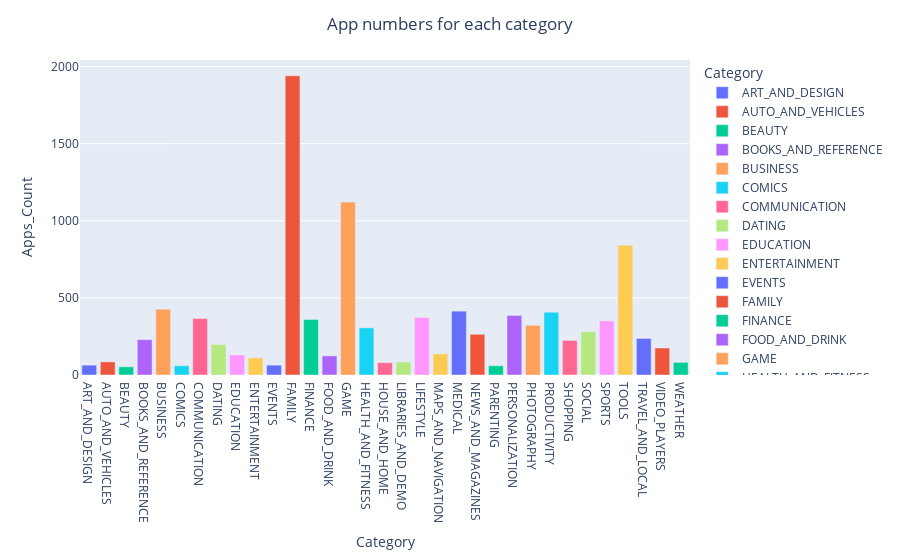

Source (notebook cell):
### Code cell
arain=px.bar(
    ali,
    x='Category',
    y='App',
    color='Category',
    labels={'App':'Apps_Count'}
)
arain.update_layout(title_text='App numbers for each category', title_x=0.5)

### Figure 1 — Plotly figure (JSON) as saved in the notebook; plotly's stock layout.template omitted (floating-point values rounded to 4 significant figures)
{"data": [{"alignmentgroup": "True", "hovertemplate": "Category=%{x}<br>Apps_Count=%{y}<extra></extra>", "legendgroup": "ART_AND_DESIGN", "marker": {"color": "#636efa", "pattern": {"shape": ""}}, "name": "ART_AND_DESIGN", "offsetgroup": "ART_AND_DESIGN", "orientation": "v", "showlegend": true, "textposition": "auto", "type": "bar", "x": ["ART_AND_DESIGN"], "xaxis": "x", "y": [64], "yaxis": "y"}, {"alignmentgroup": "True", "hovertemplate": "Category=%{x}<br>Apps_Count=%{y}<extra></extra>", "legendgroup": "AUTO_AND_VEHICLES", "marker": {"color": "#EF553B", "pattern": {"shape": ""}}, "name": "AUTO_AND_VEHICLES", "offsetgroup": "AUTO_AND_VEHICLES", "orientation": "v", "showlegend": true, "textposition": "auto", "type": "bar", "x": ["AUTO_AND_VEHICLES"], "xaxis": "x", "y": [85], "yaxis": "y"}, {"alignmentgroup": "True", "hovertemplate": "Category=%{x}<br>Apps_Count=%{y}<extra></extra>", "legendgroup": "BEAUTY", "marker": {"color": "#00cc96", "pattern": {"shape": ""}}, "name": "BEAUTY", "offsetgroup": "BEAUTY", "orientation": "v", "showlegend": true, "textposition": "auto", "type": "bar", "x": ["BEAUTY"], "xaxis": "x", "y": [53], "yaxis": "y"}, {"alignmentgroup": "True", "hovertemplate": "Category=%{x}<br>Apps_Count=%{y}<extra></extra>", "legendgroup": "BOOKS_AND_REFERENCE", "marker": {"color": "#ab63fa", "pattern": {"shape": ""}}, "name": "BOOKS_AND_REFERENCE", "offsetgroup": "BOOKS_AND_REFERENCE", "orientation": "v", "showlegend": true, "textposition": "auto", "type": "bar", "x": ["BOOKS_AND_REFERENCE"], "xaxis": "x", "y": [229], "yaxis": "y"}, {"alignmentgroup": "True", "hovertemplate": "Category=%{x}<br>Apps_Count=%{y}<extra></extra>", "legendgroup": "BUSINESS", "marker": {"color": "#FFA15A", "pattern": {"shape": ""}}, "name": "BUSINESS", "offsetgroup": "BUSINESS", "orientation": "v", "showlegend": true, "textposition": "auto", "type": "bar", "x": ["BUSINESS"], "xaxis": "x", "y": [427], "yaxis": "y"}, {"alignmentgroup": "True", "hovertemplate": "Category=%{x}<br>Apps_Count=%{y}<extra></extra>", "legendgroup": "COMICS", "marker": {"color": "#19d3f3", "pattern": {"shape": ""}}, "name": "COMICS", "offsetgroup": "COMICS", "orientation": "v", "showlegend": true, "textposition": "auto", "type": "bar", "x": ["COMICS"], "xaxis": "x", "y": [60], "yaxis": "y"}, {"alignmentgroup": "True", "hovertemplate": "Category=%{x}<br>Apps_Count=%{y}<extra></extra>", "legendgroup": "COMMUNICATION", "marker": {"color": "#FF6692", "pattern": {"shape": ""}}, "name": "COMMUNICATION", "offsetgroup": "COMMUNICATION", "orientation": "v", "showlegend": true, "textposition": "auto", "type": "bar", "x": ["COMMUNICATION"], "xaxis": "x", "y": [366], "yaxis": "y"}, {"alignmentgroup": "True", "hovertemplate": "Category=%{x}<br>Apps_Count=%{y}<extra></extra>", "legendgroup": "DATING", "marker": {"color": "#B6E880", "pattern": {"shape": ""}}, "name": "DATING", "offsetgroup": "DATING", "orientation": "v", "showlegend": true, "textposition": "auto", "type": "bar", "x": ["DATING"], "xaxis": "x", "y": [198], "yaxis": "y"}, {"alignmentgroup": "True", "hovertemplate": "Category=%{x}<br>Apps_Count=%{y}<extra></extra>", "legendgroup": "EDUCATION", "marker": {"color": "#FF97FF", "pattern": {"shape": ""}}, "name": "EDUCATION", "offsetgroup": "EDUCATION", "orientation": "v", "showlegend": true, "textposition": "auto", "type": "bar", "x": ["EDUCATION"], "xaxis": "x", "y": [130], "yaxis": "y"}, {"alignmentgroup": "True", "hovertemplate": "Category=%{x}<br>Apps_Count=%{y}<extra></extra>", "legendgroup": "ENTERTAINMENT", "marker": {"color": "#FECB52", "pattern": {"shape": ""}}, "name": "ENTERTAINMENT", "offsetgroup": "ENTERTAINMENT", "orientation": "v", "showlegend": true, "textposition": "auto", "type": "bar", "x": ["ENTERTAINMENT"], "xaxis": "x", "y": [111], "yaxis": "y"}, {"alignmentgroup": "True", "hovertemplate": "Category=%{x}<br>Apps_Count=%{y}<extra></extra>", "legendgroup": "EVENTS", "marker": {"color": "#636efa", "pattern": {"shape": ""}}, "name": "EVENTS", "offsetgroup": "EVENTS", "orientation": "v", "showlegend": true, "textposition": "auto", "type": "bar", "x": ["EVENTS"], "xaxis": "x", "y": [64], "yaxis": "y"}, {"alignmentgroup": "True", "hovertemplate": "Category=%{x}<br>Apps_Count=%{y}<extra></extra>", "legendgroup": "FAMILY", "marker": {"color": "#EF553B", "pattern": {"shape": ""}}, "name": "FAMILY", "offsetgroup": "FAMILY", "orientation": "v", "showlegend": true, "textposition": "auto", "type": "bar", "x": ["FAMILY"], "xaxis": "x", "y": [1940], "yaxis": "y"}, {"alignmentgroup": "True", "hovertemplate": "Category=%{x}<br>Apps_Count=%{y}<extra></extra>", "legendgroup": "FINANCE", "marker": {"color": "#00cc96", "pattern": {"shape": ""}}, "name": "FINANCE", "offsetgroup": "FINANCE", "orientation": "v", "showlegend": true, "textposition": "auto", "type": "bar", "x": ["FINANCE"], "xaxis": "x", "y": [360], "yaxis": "y"}, {"alignmentgroup": "True", "hovertemplate": "Category=%{x}<br>Apps_Count=%{y}<extra></extra>", "legendgroup": "FOOD_AND_DRINK", "marker": {"color": "#ab63fa", "pattern": {"shape": ""}}, "name": "FOOD_AND_DRINK", "offsetgroup": "FOOD_AND_DRINK", "orientation": "v", "showlegend": true, "textposition": "auto", "type": "bar", "x": ["FOOD_AND_DRINK"], "xaxis": "x", "y": [124], "yaxis": "y"}, {"alignmentgroup": "True", "hovertemplate": "Category=%{x}<br>Apps_Count=%{y}<extra></extra>", "legendgroup": "GAME", "marker": {"color": "#FFA15A", "pattern": {"shape": ""}}, "name": "GAME", "offsetgroup": "GAME", "orientation": "v", "showlegend": true, "textposition": "auto", "type": "bar", "x": ["GAME"], "xaxis": "x", "y": [1121], "yaxis": "y"}, {"alignmentgroup": "True", "hovertemplate": "Category=%{x}<br>Apps_Count=%{y}<extra></extra>", "legendgroup": "HEALTH_AND_FITNESS", "marker": {"color": "#19d3f3", "pattern": {"shape": ""}}, "name": "HEALTH_AND_FITNESS", "offsetgroup": "HEALTH_AND_FITNESS", "orientation": "v", "showlegend": true, "textposition": "auto", "type": "bar", "x": ["HEALTH_AND_FITNESS"], "xaxis": "x", "y": [306], "yaxis": "y"}, {"alignmentgroup": "True", "hovertemplate": "Category=%{x}<br>Apps_Count=%{y}<extra></extra>", "legendgroup": "HOUSE_AND_HOME", "marker": {"color": "#FF6692", "pattern": {"shape": ""}}, "name": "HOUSE_AND_HOME", "offsetgroup": "HOUSE_AND_HOME", "orientation": "v", "showlegend": true, "textposition": "auto", "type": "bar", "x": ["HOUSE_AND_HOME"], "xaxis": "x", "y": [80], "yaxis": "y"}, {"alignmentgroup": "True", "hovertemplate": "Category=%{x}<br>Apps_Count=%{y}<extra></extra>", "legendgroup": "LIBRARIES_AND_DEMO", "marker": {"color": "#B6E880", "pattern": {"shape": ""}}, "name": "LIBRARIES_AND_DEMO", "offsetgroup": "LIBRARIES_AND_DEMO", "orientation": "v", "showlegend": true, "textposition": "auto", "type": "bar", "x": ["LIBRARIES_AND_DEMO"], "xaxis": "x", "y": [84], "yaxis": "y"}, {"alignmentgroup": "True", "hovertemplate": "Category=%{x}<br>Apps_Count=%{y}<extra></extra>", "legendgroup": "LIFESTYLE", "marker": {"color": "#FF97FF", "pattern": {"shape": ""}}, "name": "LIFESTYLE", "offsetgroup": "LIFESTYLE", "orientation": "v", "showlegend": true, "textposition": "auto", "type": "bar", "x": ["LIFESTYLE"], "xaxis": "x", "y": [373], "yaxis": "y"}, {"alignmentgroup": "True", "hovertemplate": "Category=%{x}<br>Apps_Count=%{y}<extra></extra>", "legendgroup": "MAPS_AND_NAVIGATION", "marker": {"color": "#FECB52", "pattern": {"shape": ""}}, "name": "MAPS_AND_NAVIGATION", "offsetgroup": "MAPS_AND_NAVIGATION", "orientation": "v", "showlegend": true, "textposition": "auto", "type": "bar", "x": ["MAPS_AND_NAVIGATION"], "xaxis": "x", "y": [137], "yaxis": "y"}, {"alignmentgroup": "True", "hovertemplate": "Category=%{x}<br>Apps_Count=%{y}<extra></extra>", "legendgroup": "MEDICAL", "marker": {"color": "#636efa", "pattern": {"shape": ""}}, "name": "MEDICAL", "offsetgroup": "MEDICAL", "orientation": "v", "showlegend": true, "textposition": "auto", "type": "bar", "x": ["MEDICAL"], "xaxis": "x", "y": [414], "yaxis": "y"}, {"alignmentgroup": "True", "hovertemplate": "Category=%{x}<br>Apps_Count=%{y}<extra></extra>", "legendgroup": "NEWS_AND_MAGAZINES", "marker": {"color": "#EF553B", "pattern": {"shape": ""}}, "name": "NEWS_AND_MAGAZINES", "offsetgroup": "NEWS_AND_MAGAZINES", "orientation": "v", "showlegend": true, "textposition": "auto", "type": "bar", "x": ["NEWS_AND_MAGAZINES"], "xaxis": "x", "y": [264], "yaxis": "y"}, {"alignmentgroup": "True", "hovertemplate": "Category=%{x}<br>Apps_Count=%{y}<extra></extra>", "legendgroup": "PARENTING", "marker": {"color": "#00cc96", "pattern": {"shape": ""}}, "name": "PARENTING", "offsetgroup": "PARENTING", "orientation": "v", "showlegend": true, "textposition": "auto", "type": "bar", "x": ["PARENTING"], "xaxis": "x", "y": [60], "yaxis": "y"}, {"alignmentgroup": "True", "hovertemplate": "Category=%{x}<br>Apps_Count=%{y}<extra></extra>", "legendgroup": "PERSONALIZATION", "marker": {"color": "#ab63fa", "pattern": {"shape": ""}}, "name": "PERSONALIZATION", "offsetgroup": "PERSONALIZATION", "orientation": "v", "showlegend": true, "textposition": "auto", "type": "bar", "x": ["PERSONALIZATION"], "xaxis": "x", "y": [386], "yaxis": "y"}, {"alignmentgroup": "True", "hovertemplate": "Category=%{x}<br>Apps_Count=%{y}<extra></extra>", "legendgroup": "PHOTOGRAPHY", "marker": {"color": "#FFA15A", "pattern": {"shape": ""}}, "name": "PHOTOGRAPHY", "offsetgroup": "PHOTOGRAPHY", "orientation": "v", "showlegend": true, "textposition": "auto", "type": "bar", "x": ["PHOTOGRAPHY"], "xaxis": "x", "y": [322], "yaxis": "y"}, {"alignmentgroup": "True", "hovertemplate": "Category=%{x}<br>Apps_Count=%{y}<extra></extra>", "legendgroup": "PRODUCTIVITY", "marker": {"color": "#19d3f3", "pattern": {"shape": ""}}, "name": "PRODUCTIVITY", "offsetgroup": "PRODUCTIVITY", "orientation": "v", "showlegend": true, "textposition": "auto", "type": "bar", "x": ["PRODUCTIVITY"], "xaxis": "x", "y": [407], "yaxis": "y"}, {"alignmentgroup": "True", "hovertemplate": "Category=%{x}<br>Apps_Count=%{y}<extra></extra>", "legendgroup": "SHOPPING", "marker": {"color": "#FF6692", "pattern": {"shape": ""}}, "name": "SHOPPING", "offsetgroup": "SHOPPING", "orientation": "v", "showlegend": true, "textposition": "auto", "type": "bar", "x": ["SHOPPING"], "xaxis": "x", "y": [224], "yaxis": "y"}, {"alignmentgroup": "True", "hovertemplate": "Category=%{x}<br>Apps_Count=%{y}<extra></extra>", "legendgroup": "SOCIAL", "marker": {"color": "#B6E880", "pattern": {"shape": ""}}, "name": "SOCIAL", "offsetgroup": "SOCIAL", "orientation": "v", "showlegend": true, "textposition": "auto", "type": "bar", "x": ["SOCIAL"], "xaxis": "x", "y": [280], "yaxis": "y"}, {"alignmentgroup": "True", "hovertemplate": "Category=%{x}<br>Apps_Count=%{y}<extra></extra>", "legendgroup": "SPORTS", "marker": {"color": "#FF97FF", "pattern": {"shape": ""}}, "name": "SPORTS", "offsetgroup": "SPORTS", "orientation": "v", "showlegend": true, "textposition": "auto", "type": "bar", "x": ["SPORTS"], "xaxis": "x", "y": [351], "yaxis": "y"}, {"alignmentgroup": "True", "hovertemplate": "Category=%{x}<br>Apps_Count=%{y}<extra></extra>", "legendgroup": "TOOLS", "marker": {"color": "#FECB52", "pattern": {"shape": ""}}, "name": "TOOLS", "offsetgroup": "TOOLS", "orientation": "v", "showlegend": true, "textposition": "auto", "type": "bar", "x": ["TOOLS"], "xaxis": "x", "y": [841], "yaxis": "y"}, {"alignmentgroup": "True", "hovertemplate": "Category=%{x}<br>Apps_Count=%{y}<extra></extra>", "legendgroup": "TRAVEL_AND_LOCAL", "marker": {"color": "#636efa", "pattern": {"shape": ""}}, "name": "TRAVEL_AND_LOCAL", "offsetgroup": "TRAVEL_AND_LOCAL", "orientation": "v", "showlegend": true, "textposition": "auto", "type": "bar", "x": ["TRAVEL_AND_LOCAL"], "xaxis": "x", "y": [237], "yaxis": "y"}, {"alignmentgroup": "True", "hovertemplate": "Category=%{x}<br>Apps_Count=%{y}<extra></extra>", "legendgroup": "VIDEO_PLAYERS", "marker": {"color": "#EF553B", "pattern": {"shape": ""}}, "name": "VIDEO_PLAYERS", "offsetgroup": "VIDEO_PLAYERS", "orientation": "v", "showlegend": true, "textposition": "auto", "type": "bar", "x": ["VIDEO_PLAYERS"], "xaxis": "x", "y": [175], "yaxis": "y"}, {"alignmentgroup": "True", "hovertemplate": "Category=%{x}<br>Apps_Count=%{y}<extra></extra>", "legendgroup": "WEATHER", "marker": {"color": "#00cc96", "pattern": {"shape": ""}}, "name": "WEATHER", "offsetgroup": "WEATHER", "orientation": "v", "showlegend": true, "textposition": "auto", "type": "bar", "x": ["WEATHER"], "xaxis": "x", "y": [82], "yaxis": "y"}], "layout": {"barmode": "relative", "legend": {"title": {"text": "Category"}, "tracegroupgap": 0}, "margin": {"t": 60}, "title": {"text": "App numbers for each category", "x": 0.5}, "xaxis": {"anchor": "y", "categoryarray": ["ART_AND_DESIGN", "AUTO_AND_VEHICLES", "BEAUTY", "BOOKS_AND_REFERENCE", "BUSINESS", "COMICS", "COMMUNICATION", "DATING", "EDUCATION", "ENTERTAINMENT", "EVENTS", "FAMILY", "FINANCE", "FOOD_AND_DRINK", "GAME", "HEALTH_AND_FITNESS", "HOUSE_AND_HOME", "LIBRARIES_AND_DEMO", "LIFESTYLE", "MAPS_AND_NAVIGATION", "MEDICAL", "NEWS_AND_MAGAZINES", "PARENTING", "PERSONALIZATION", "PHOTOGRAPHY", "PRODUCTIVITY", "SHOPPING", "SOCIAL", "SPORTS", "TOOLS", "TRAVEL_AND_LOCAL", "VIDEO_PLAYERS", "WEATHER"], "categoryorder": "array", "domain": [0, 1], "title": {"text": "Category"}}, "yaxis": {"anchor": "x", "domain": [0, 1], "title": {"text": "Apps_Count"}}}}
